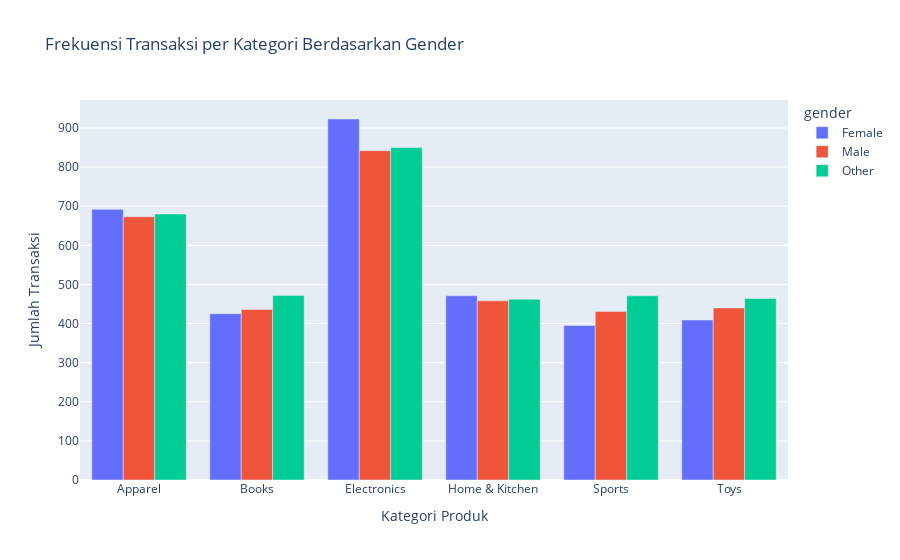

Here is the notebook cell this chart was saved with:
### Markdown cell above
### 2. Pola Pembelian dan Frekuensi
Bagian ini berfokus pada frekuensi pembelian (bukan nilai penjualan) berdasarkan gender, kategori, dan metode pembayaran.

### Code cell
## Pola Pembelian: Gender dan Kategori Barang
gender_category = df.groupby(['gender', 'category']).size().reset_index(name='order_count')

fig_gender_cat = px.bar(
    gender_category,
    x='category',
    y='order_count',
    color='gender',
    title="Frekuensi Transaksi per Kategori Berdasarkan Gender",
    barmode='group' # Untuk menampilkan bar secara berdampingan
)
fig_gender_cat.update_layout(xaxis_title="Kategori Produk", yaxis_title="Jumlah Transaksi")
fig_gender_cat.show()

### Figure 1 — Plotly figure (JSON) as saved in the notebook; plotly's stock layout.template omitted (floating-point values rounded to 4 significant figures)
{"data": [{"alignmentgroup": "True", "hovertemplate": "gender=Female<br>category=%{x}<br>order_count=%{y}<extra></extra>", "legendgroup": "Female", "marker": {"color": "#636efa", "pattern": {"shape": ""}}, "name": "Female", "offsetgroup": "Female", "orientation": "v", "showlegend": true, "textposition": "auto", "type": "bar", "x": ["Apparel", "Books", "Electronics", "Home & Kitchen", "Sports", "Toys"], "xaxis": "x", "y": [692, 425, 923, 471, 395, 409], "yaxis": "y"}, {"alignmentgroup": "True", "hovertemplate": "gender=Male<br>category=%{x}<br>order_count=%{y}<extra></extra>", "legendgroup": "Male", "marker": {"color": "#EF553B", "pattern": {"shape": ""}}, "name": "Male", "offsetgroup": "Male", "orientation": "v", "showlegend": true, "textposition": "auto", "type": "bar", "x": ["Apparel", "Books", "Electronics", "Home & Kitchen", "Sports", "Toys"], "xaxis": "x", "y": [673, 436, 842, 458, 431, 440], "yaxis": "y"}, {"alignmentgroup": "True", "hovertemplate": "gender=Other<br>category=%{x}<br>order_count=%{y}<extra></extra>", "legendgroup": "Other", "marker": {"color": "#00cc96", "pattern": {"shape": ""}}, "name": "Other", "offsetgroup": "Other", "orientation": "v", "showlegend": true, "textposition": "auto", "type": "bar", "x": ["Apparel", "Books", "Electronics", "Home & Kitchen", "Sports", "Toys"], "xaxis": "x", "y": [680, 472, 850, 462, 471, 464], "yaxis": "y"}], "layout": {"barmode": "group", "legend": {"title": {"text": "gender"}, "tracegroupgap": 0}, "title": {"text": "Frekuensi Transaksi per Kategori Berdasarkan Gender"}, "xaxis": {"anchor": "y", "domain": [0, 1], "title": {"text": "Kategori Produk"}}, "yaxis": {"anchor": "x", "domain": [0, 1], "title": {"text": "Jumlah Transaksi"}}}}
